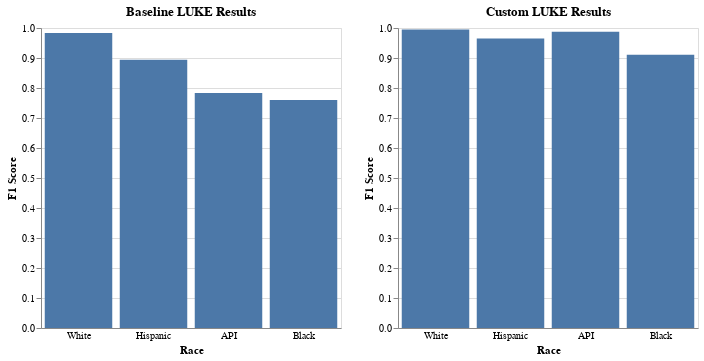

Notebook source saved alongside this figure:
### Code cell
baseline_chart | custom_chart

### Figure 1 — Vega-Lite specification as saved in the notebook (floating-point values rounded to 4 significant figures)
{"config": {"view": {"continuousWidth": 400, "continuousHeight": 300}}, "hconcat": [{"data": {"name": "data-eff11963ab2e8b14b40920e7a817d803"}, "mark": "bar", "encoding": {"x": {"type": "ordinal", "axis": {"labelAngle": 0, "ticks": false}, "field": "Race", "sort": ["White", "Hispanic", "API", "Black"]}, "y": {"type": "quantitative", "axis": {"labelAngle": 0}, "field": "Score", "title": "F1 Score"}}, "height": 300, "title": "Baseline LUKE Results", "width": 300}, {"data": {"name": "data-ad0b87c98ebbc6ea483063c7f56edb45"}, "mark": "bar", "encoding": {"x": {"type": "ordinal", "axis": {"labelAngle": 0, "ticks": false}, "field": "Race", "sort": ["White", "Hispanic", "API", "Black"]}, "y": {"type": "quantitative", "axis": {"labelAngle": 0}, "field": "Score", "title": "F1 Score"}}, "height": 300, "title": "Custom LUKE Results", "width": 300}], "$schema": "https://vega.github.io/schema/vega-lite/v4.8.1.json", "datasets": {"data-eff11963ab2e8b14b40920e7a817d803": [{"Model": "LUKE-Baseline", "Race": "White", "Test Set": "curated-test-white", "Metric": "F1-PER", "Score": 0.9836}, {"Model": "LUKE-Baseline", "Race": "Black", "Test Set": "curated-test-black", "Metric": "F1-PER", "Score": 0.7604}, {"Model": "LUKE-Baseline", "Race": "API", "Test Set": "curated-test-api", "Metric": "F1-PER", "Score": 0.7832}, {"Model": "LUKE-Baseline", "Race": "Hispanic", "Test Set": "curated-test-hispanic", "Metric": "F1-PER", "Score": 0.8945}], "data-ad0b87c98ebbc6ea483063c7f56edb45": [{"Model": "LUKE-Custom", "Race": "White", "Test Set": "curated-test-white", "Metric": "F1-PER", "Score": 0.9954}, {"Model": "LUKE-Custom", "Race": "Black", "Test Set": "curated-test-black", "Metric": "F1-PER", "Score": 0.911}, {"Model": "LUKE-Custom", "Race": "API", "Test Set": "curated-test-api", "Metric": "F1-PER", "Score": 0.9873}, {"Model": "LUKE-Custom", "Race": "Hispanic", "Test Set": "curated-test-hispanic", "Metric": "F1-PER", "Score": 0.9647}]}}
